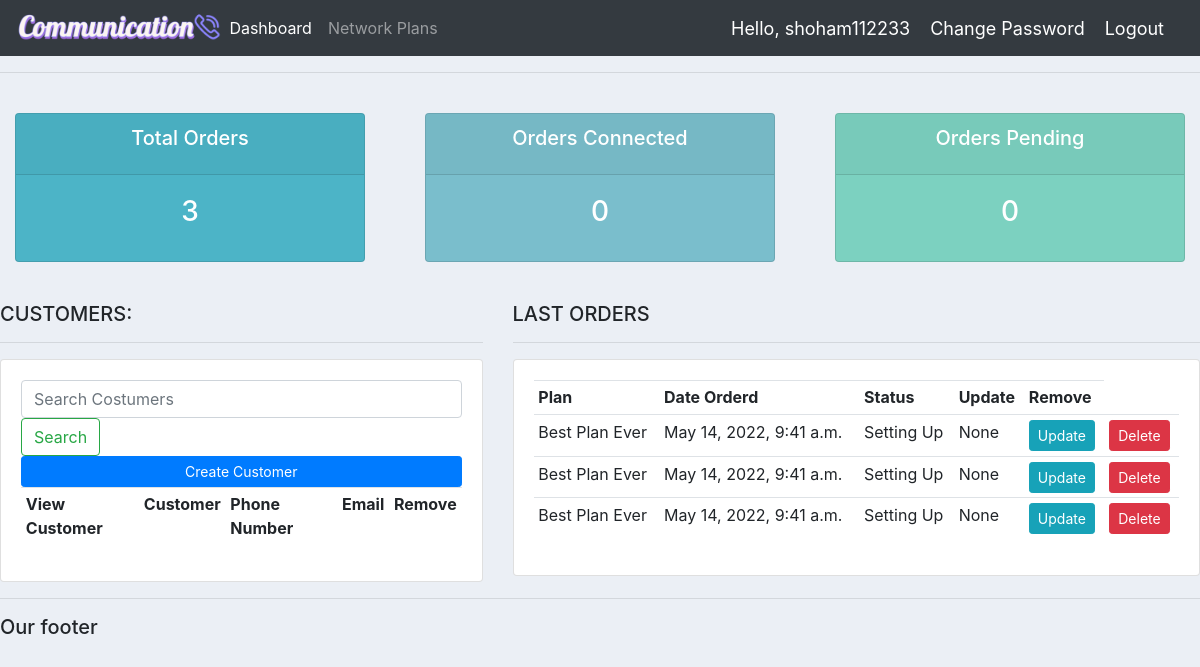
Screenshot of / (signed in) with the database file from the repository.
### accounts/models.py (models this page shows, shortened)
class Order(models.Model):
    STATUS = (
        ('Pending', 'Pending'),
        ('Setting Up', 'Setting Up'),
        ('Connected', 'Connected')
    )
    customer = models.ForeignKey(Customer, null=True, on_delete= models.SET_NULL)
    plan = models.ForeignKey(Plan, null=True, on_delete= models.SET_NULL)
    date_created = models.DateTimeField(auto_now_add=True, null=True)
    status = models.CharField(max_length=200, null=True, choices=STATUS)
    note = models.CharField(max_length=1000, null=True)

class Plan(models.Model):
    TYPE = (
        ('Annual', 'Annual'),
        ('Monthly', 'Monthly'),
    )
    name = models.CharField(max_length=200, null=True)
    price = models.FloatField(null=True)
    type = models.CharField(max_length=200, null=True, choices=TYPE)
    description = models.CharField(max_length=200, null=True, blank=True)
    date_created = models.DateTimeField(auto_now_add=True)
    tags = models.ManyToManyField(Tag)
    def __str__(self):
        return self.name

### accounts/views.py (the view, shortened to what this page needs)
# urls.py: path('', views.home, name='home'),
@login_required(login_url='login')
def home(request):
    orders = Order.objects.all()
    customers = None
    patternToSearch = request.POST.get("search-bar")
    if patternToSearch == None:
        customers = Customer.objects.filter(creator_id = request.user.id)
    total_customers = len(customers)
    total_orders = orders.count()
    connected = orders.filter(status='Connected').count()
    pending = orders.filter(status='Pending').count()
    context = {'orders': orders, 'customers': customers,
    'total_customers': total_customers, 'total_orders': total_orders,
    'connected': connected, 'pending': pending, "secured" : secured }
    return render(request, 'accounts/dashboard.html', context)

### accounts/templates/accounts/dashboard.html (shortened to what this page needs)
{% extends 'accounts/main.html' %}
{% block content %}
{% include 'accounts/status.html' %}
<br>
<div class="row">
	<div class="col-md-5">
		<h5>CUSTOMERS:</h5>
		<hr>
		<div class="card card-body">
			<form method="post" action="/">
                <input class="form-control me-2" type="search" placeholder="Search Costumers" aria-label="Search" name="search-bar">
                <button class="btn btn-outline-success" type="submit" name="search-bar-submit" value="search-bar-submit">
					Search
				</button>
			<a class="btn btn-primary  btn-sm btn-block" href="{% url 'create_customer' %}">Create Customer</a>
			<table class="table table-sm">
				<tr>
					<th>View Customer</th>
					<th>Customer</th>
					<th>Phone Number</th>
					<th>Email</th>
					<th>Remove</th>
				</tr>
			</table>
		</div>
	</div>
	<div class="col-md-7">
		<h5>LAST ORDERS</h5>
		<hr>
		<div class="card card-body">
			<table class="table table-sm">
				<tr>
					<th>Plan</th>
					<th>Date Orderd</th>
					<th>Status</th>
					<th>Update</th>
					<th>Remove</th>
				</tr>
				{% if secured == True %}
					{% autoescape on %}
						{% for order in orders %}
							<tr>
							<td>{{order.plan}}</td>
							<td>{{order.date_created}}</td>
							<td>{{order.status}}</td>
							<td>{{order.note}}</td>
							<td><a class="btn btn-sm btn-info" href="{% url 'update_order' order.id %}">Update</a></td>
							<td><a class="btn btn-sm btn-danger" href="{% url 'delete_order' order.id %}">Delete</a></td>
							</tr>
						{% endfor %}
					{% endautoescape %}
				{% else %}
					{% autoescape off %}
						{% for order in orders %}
							<tr>
							<td>{{order.plan}}</td>
							<td>{{order.date_created}}</td>
							<td>{{order.status}}</td>
							<td>{{order.note}}</td>
							<td><a class="btn btn-sm btn-info" href="{% url 'update_order' order.id %}">Update</a></td>
							<td><a class="btn btn-sm btn-danger" href="{% url 'delete_order' order.id %}">Delete</a></td>
							</tr>
						{% endfor %}
					{% endautoescape %}
				{% endif %}
			</table>
		</div>
	</div>
</div>
{% endblock %}

### accounts/templates/accounts/navbar.html (shortened to what this page needs)
{% load static %}
<nav class="navbar navbar-expand-lg navbar-dark bg-dark">
    <img src="{% static 'images/logo.png' %}"
    width="205.4"
    height="34.4" >
    <div class="collapse navbar-collapse" id="navbarNav">
      <ul class="navbar-nav">
        <li class="nav-item active">
          <a class="nav-link" href="{% url 'home' %}">Dashboard</a>
        </li>
        <li class="nav-item">
          <a class="nav-link" href="{% url 'networkplans' %}">Network Plans</a>
        </li>
      </ul>
    </div>
    <span class="hello-msg">Hello, {{request.user}}</span>
    <span><a class="hello-msg" href={% url 'change_password' %}>Change Password</a></span>
    <span><a class="hello-msg" href={% url 'logout' %}>Logout</a></span>
  </nav>

### static/css/main.css (style rules this page uses)
body { background-color: #ebeff5; }

### accounts/templates/accounts/navbar.html (style rules this page uses)
.hello-msg { font-size: 18px; color: #fff; margin-right: 20px; }

### rows the page displays
Order: plan "Best Plan Ever", date_created "May 14, 2022, 9:41 a.m.", status "Setting Up", note "None"
Order: plan "Best Plan Ever", date_created "May 14, 2022, 9:41 a.m.", status "Setting Up", note "None"
Order: plan "Best Plan Ever", date_created "May 14, 2022, 9:41 a.m.", status "Setting Up", note "None"

### other values shown
{{ request.user }} "shoham112233"
{{ total_orders }} "3"
{{ connected }} "0"
{{ pending }} "0"
